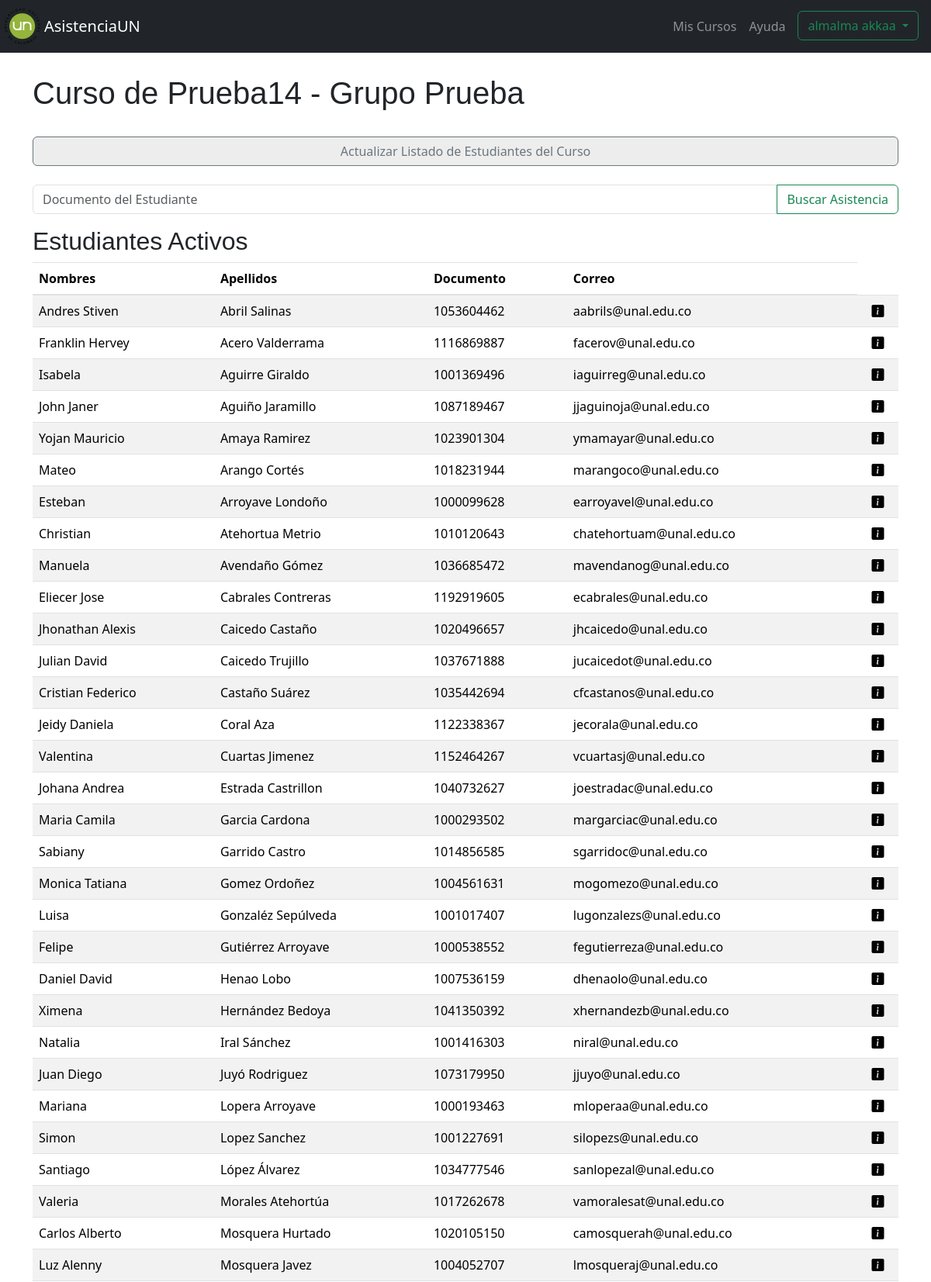
The app's page /listar_estudiantes_curso/13/ (signed in, upper part) with its own data.
### myapp/models.py (models this page shows)
class Profesores(models.Model):
    user = models.OneToOneField(User, on_delete=models.CASCADE,null=True)
    documento_profesor = models.CharField(max_length=20, null=False)
    nombres_profesor = models.CharField(max_length=100, null=False)
    apellidos_profesor = models.CharField(max_length=100, null=False)

class Grupos(models.Model):
    id_grupo = models.AutoField(primary_key=True)
    nombre_grupo = models.CharField(max_length=100, null=False)
    curso_grupo = models.ForeignKey(Cursos, on_delete=models.CASCADE)
    estudiantes_grupo = models.ManyToManyField(Estudiantes, through='Inscripcion')

class Cursos(models.Model):
    id_curso = models.AutoField(primary_key=True)
    nombre_curso = models.CharField(max_length=100, null=False)
    anio_curso = models.IntegerField(null=False)
    semestre_curso = models.CharField(max_length=2, null=False, choices=[('1S', '1S'), ('2S', '2S')])
    fecha_creacion_curso = models.DateTimeField(auto_now_add=True)
    profesor_curso = models.ForeignKey(Profesores, on_delete=models.CASCADE)

class Estudiantes(models.Model):
    user = models.OneToOneField(User, on_delete=models.CASCADE,null=True)
    documento_estudiante = models.CharField(max_length=20, null=False)
    nombres_estudiante = models.CharField(max_length=100, null=False)
    apellidos_estudiante = models.CharField(max_length=100, null=False)
    plan_estudio = models.ForeignKey(PlanesEstudio, on_delete=models.CASCADE, null=True)

### myapp/views.py (the view)
# urls.py: path('listar_estudiantes_curso/<int:grupo>/', views.listar_estudiantes_curso,name="listar_estudiantes_curso"),
@login_required
def listar_estudiantes_curso(request,grupo):
    if  'profesor_id' in request.session:
        profesor = Profesores.objects.get(id=request.session['profesor_id'])
        grupo = Grupos.objects.get(id_grupo=grupo)
        try:
            if request.method == 'POST':
                if 'actualizarEstudiantes' in request.POST:
                    archivo = request.FILES['archivo_estudiantes']
                    actualizar = actualizar_estudiantes.actualizar_grupo_estudiantes(archivo, grupo.id_grupo)
                    cantidad=actualizar.ejecutar()
                    estudiantes_activos = grupo.estudiantes_grupo.filter(inscripcion__estado=True).order_by('apellidos_estudiante')
                    estudiantes_inactivos = grupo.estudiantes_grupo.filter(inscripcion__estado=False).order_by('apellidos_estudiante')
                    return render(request, 'listar_estudiantes_curso.html', {'grupo': grupo,'profesor': profesor, 'estudiantes_activos': estudiantes_activos,'estudiantes_inactivos':estudiantes_inactivos, 'mensaje_actualizacion': f'Estudiantes actualizados: {cantidad[0]} estudiantes nuevos, {cantidad[1]} estudiantes eliminados'})
            else:
                estudiantes_activos = grupo.estudiantes_grupo.filter(inscripcion__estado=True).order_by('apellidos_estudiante')
                estudiantes_inactivos = grupo.estudiantes_grupo.filter(inscripcion__estado=False).order_by('apellidos_estudiante')
                return render(request, 'listar_estudiantes_curso.html', {'grupo': grupo,'profesor': profesor, 'estudiantes_activos': estudiantes_activos,'estudiantes_inactivos':estudiantes_inactivos})
        except Exception as e:
            print(e)
            return redirect('informacion_curso',grupo=grupo.id_grupo)
    else:
        return redirect('index')

### myapp/templates/listar_estudiantes_curso.html (shortened to what this page needs)
{% extends "format.html" %}
{% block content %}
<div class="container mt-5 pt-5">
    <h1 class="pb-4">{{grupo.curso_grupo.nombre_curso}} - Grupo {{grupo.nombre_grupo}}</h1>
    <div class="d-grid gap-2 pb-4">
        <button type="button" class="btn btn-outline-secondary btn-validar-listado" data-bs-toggle="modal"
            data-bs-target="#actualizarEstudiantes">
            Actualizar Listado de Estudiantes del Curso
        </button>
    </div>
    <div class="input-group mb-3">
        <input type="text" class="form-control" aria-label="Search" placeholder="Documento del Estudiante"
            aria-describedby="search-button">
        <div class="input-group-append">
            <button class="btn btn-outline-success" type="button" id="search-button">Buscar Asistencia</button>
        </div>
    </div>
    <h2>Estudiantes Activos</h2>
    <table class="table table-striped">
        <thead>
            <tr>
                <th>Nombres</th>
                <th>Apellidos</th>
                <th>Documento</th>
                <th>Correo</th>
            </tr>
        </thead>
        <tbody>
            {% if estudiantes_activos %}
            {% for estudiante in estudiantes_activos %}
            <tr>
                <td>{{estudiante.nombres_estudiante}}</td>
                <td>{{estudiante.apellidos_estudiante}}</td>
                <td>{{estudiante.documento_estudiante}}</td>
                <td>{{estudiante.user.email}}</td>
                <td class="text-center"><i class="bi bi-info-square-fill" style="cursor: pointer;"></i></td>
            </tr>
            {% endfor %}
            {% endif %}
        </tbody>
    </table>
</div>
{% endblock %}

### myapp/templates/format.html (shortened to what this page needs)
{% load static %}
<!DOCTYPE html>
<html lang="en">
<head>
    <link rel="stylesheet" href="https://stackpath.bootstrapcdn.com/bootstrap/4.5.2/css/bootstrap.min.css">
    <link href="https://cdn.jsdelivr.net/npm/bootstrap@5.3.3/dist/css/bootstrap.min.css" rel="stylesheet">
    <link href="https://getbootstrap.com/docs/5.3/assets/css/docs.css" rel="stylesheet">
    <link rel="stylesheet" href="{% static 'css/formato.css'%}">
    <link href="https://cdn.jsdelivr.net/npm/bootstrap-icons@1.7.1/font/bootstrap-icons.css" rel="stylesheet">
</head>
<body>
    <nav class="navbar navbar-expand-lg navbar-dark bg-dark fixed-top">
        <img src="{% static 'img/logounal.png'%}" alt="Logo UNAL">
        <a class="navbar-brand" href="{% url 'cursos_estudiantes' %}">AsistenciaUN</a>
        <div class="collapse navbar-collapse" id="navbarNav">
            <ul class="navbar-nav ml-auto">
                <li class="nav-item">
                    <a class="nav-link" href="{% url 'cursos_estudiantes' %}">Mis Cursos</a>
                </li>
                <li class="nav-item">
                    <a class="nav-link" href="#">Ayuda</a>
                </li>
                <li class="nav-item pl-2 pr-3 ">
                    <div class="btn-group" role="group">
                        {% if profesor %}
                        <button type="button" class="btn btn-outline-success dropdown-toggle" data-bs-toggle="dropdown"
                            aria-expanded="false">
                            {{profesor.nombres_profesor}} {{profesor.apellidos_profesor}}
                        </button>
                        {% elif estudiante %}
                        <button type="button" class="btn btn-outline-success dropdown-toggle" data-bs-toggle="dropdown"
                            aria-expanded="false">
                            Nombres Apellidos Estudiante
                        </button>
                        {% endif %}
                    </div>
                </li>
            </ul>
        </div>
    </nav>
    {% block content %}
    {% endblock %}
</body>
</html>

### myapp/static/css/formato.css (style rules this page uses)
body h1,h2,h3 { font-family: 'AncizarSans-Bold', sans-serif; }
.btn-validar-listado { background-color: rgb(237, 237, 237); }

### records on screen
Profesores: nombres_profesor "almalma", apellidos_profesor "akkaa"
Grupos: curso_grupo.nombre_curso "Curso de Prueba14", nombre_grupo "Prueba"
Estudiantes: nombres_estudiante "Andres Stiven", apellidos_estudiante "Abril Salinas", documento_estudiante "1053604462", user.email "aabrils@unal.edu.co"
Estudiantes: nombres_estudiante "Franklin Hervey", apellidos_estudiante "Acero Valderrama", documento_estudiante "1116869887", user.email "facerov@unal.edu.co"
Estudiantes: nombres_estudiante "Isabela", apellidos_estudiante "Aguirre Giraldo", documento_estudiante "1001369496", user.email "iaguirreg@unal.edu.co"
Estudiantes: nombres_estudiante "John Janer", apellidos_estudiante "Aguiño Jaramillo", documento_estudiante "1087189467", user.email "jjaguinoja@unal.edu.co"
Estudiantes: nombres_estudiante "Yojan Mauricio", apellidos_estudiante "Amaya Ramirez", documento_estudiante "1023901304", user.email "ymamayar@unal.edu.co"
Estudiantes: nombres_estudiante "Mateo", apellidos_estudiante "Arango Cortés", documento_estudiante "1018231944", user.email "marangoco@unal.edu.co"
Estudiantes: nombres_estudiante "Esteban", apellidos_estudiante "Arroyave Londoño", documento_estudiante "1000099628", user.email "earroyavel@unal.edu.co"
Estudiantes: nombres_estudiante "Christian", apellidos_estudiante "Atehortua Metrio", documento_estudiante "1010120643", user.email "chatehortuam@unal.edu.co"
Estudiantes: nombres_estudiante "Manuela", apellidos_estudiante "Avendaño Gómez", documento_estudiante "1036685472", user.email "mavendanog@unal.edu.co"
Estudiantes: nombres_estudiante "Eliecer Jose", apellidos_estudiante "Cabrales Contreras", documento_estudiante "1192919605", user.email "ecabrales@unal.edu.co"
Estudiantes: nombres_estudiante "Jhonathan Alexis", apellidos_estudiante "Caicedo Castaño", documento_estudiante "1020496657", user.email "jhcaicedo@unal.edu.co"
Estudiantes: nombres_estudiante "Julian David", apellidos_estudiante "Caicedo Trujillo", documento_estudiante "1037671888", user.email "jucaicedot@unal.edu.co"
Estudiantes: nombres_estudiante "Cristian Federico", apellidos_estudiante "Castaño Suárez", documento_estudiante "1035442694", user.email "cfcastanos@unal.edu.co"
Estudiantes: nombres_estudiante "Jeidy Daniela", apellidos_estudiante "Coral Aza", documento_estudiante "1122338367", user.email "jecorala@unal.edu.co"
Estudiantes: nombres_estudiante "Valentina", apellidos_estudiante "Cuartas Jimenez", documento_estudiante "1152464267", user.email "vcuartasj@unal.edu.co"
Estudiantes: nombres_estudiante "Johana Andrea", apellidos_estudiante "Estrada Castrillon", documento_estudiante "1040732627", user.email "joestradac@unal.edu.co"
Estudiantes: nombres_estudiante "Maria Camila", apellidos_estudiante "Garcia Cardona", documento_estudiante "1000293502", user.email "margarciac@unal.edu.co"
Estudiantes: nombres_estudiante "Sabiany", apellidos_estudiante "Garrido Castro", documento_estudiante "1014856585", user.email "sgarridoc@unal.edu.co"
Estudiantes: nombres_estudiante "Monica Tatiana", apellidos_estudiante "Gomez Ordoñez", documento_estudiante "1004561631", user.email "mogomezo@unal.edu.co"
Estudiantes: nombres_estudiante "Luisa", apellidos_estudiante "Gonzaléz Sepúlveda", documento_estudiante "1001017407", user.email "lugonzalezs@unal.edu.co"
Estudiantes: nombres_estudiante "Felipe", apellidos_estudiante "Gutiérrez Arroyave", documento_estudiante "1000538552", user.email "fegutierreza@unal.edu.co"
Estudiantes: nombres_estudiante "Daniel David", apellidos_estudiante "Henao Lobo", documento_estudiante "1007536159", user.email "dhenaolo@unal.edu.co"
Estudiantes: nombres_estudiante "Ximena", apellidos_estudiante "Hernández Bedoya", documento_estudiante "1041350392", user.email "xhernandezb@unal.edu.co"
Estudiantes: nombres_estudiante "Natalia", apellidos_estudiante "Iral Sánchez", documento_estudiante "1001416303", user.email "niral@unal.edu.co"
Estudiantes: nombres_estudiante "Juan Diego", apellidos_estudiante "Juyó Rodriguez", documento_estudiante "1073179950", user.email "jjuyo@unal.edu.co"
Estudiantes: nombres_estudiante "Mariana", apellidos_estudiante "Lopera Arroyave", documento_estudiante "1000193463", user.email "mloperaa@unal.edu.co"
Estudiantes: nombres_estudiante "Simon", apellidos_estudiante "Lopez Sanchez", documento_estudiante "1001227691", user.email "silopezs@unal.edu.co"
Estudiantes: nombres_estudiante "Santiago", apellidos_estudiante "López Álvarez", documento_estudiante "1034777546", user.email "sanlopezal@unal.edu.co"
Estudiantes: nombres_estudiante "Valeria", apellidos_estudiante "Morales Atehortúa", documento_estudiante "1017262678", user.email "vamoralesat@unal.edu.co"
Estudiantes: nombres_estudiante "Carlos Alberto", apellidos_estudiante "Mosquera Hurtado", documento_estudiante "1020105150", user.email "camosquerah@unal.edu.co"
Estudiantes: nombres_estudiante "Luz Alenny", apellidos_estudiante "Mosquera Javez", documento_estudiante "1004052707", user.email "lmosqueraj@unal.edu.co"
